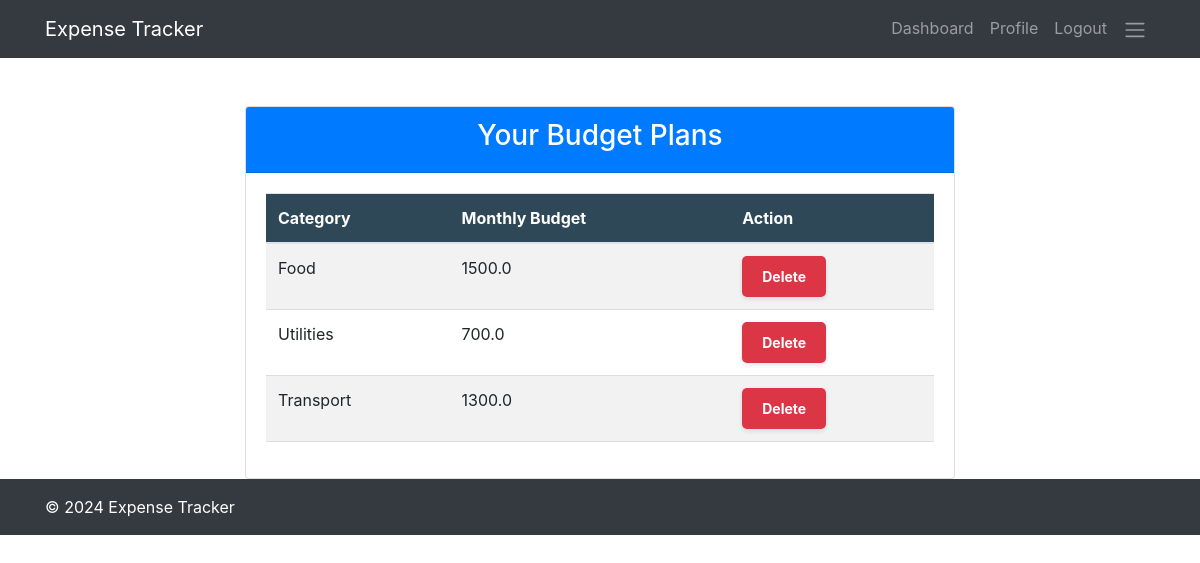
Page /view_budgets (signed in) on the committed database.
### tables this page shows
CREATE TABLE budget (
    id INTEGER PRIMARY KEY AUTOINCREMENT,
    user_id INTEGER NOT NULL,
    category TEXT NOT NULL,
    monthly_budget REAL NOT NULL,
    FOREIGN KEY (user_id) REFERENCES users(id)
);

### app.py (the view)
@app.route('/view_budgets')
def view_budgets():
    if 'user_id' not in session:
        return redirect(url_for('login'))  # Redirect to login if not logged in
    user_id = session['user_id']
    budgets = db.execute("SELECT * FROM budget WHERE user_id = ?", user_id)
    return render_template('view_budget.html', budgets=budgets)

### templates/view_budget.html (shortened to what this page needs)
{% extends "layout.html" %}
{% block content %}
    <div class="container mt-5">
        <div class="row justify-content-center">
            <div class="col-md-8">
                <div class="card">
                    <div class="card-header bg-primary text-white text-center">
                        <h3>Your Budget Plans</h3>
                    </div>
                    <div class="card-body">
                        {% if budgets %}
                            <table class="table table-striped">
                                <thead>
                                    <tr>
                                        <th>Category</th>
                                        <th>Monthly Budget</th>
                                        <th>Action</th>
                                    </tr>
                                </thead>
                                <tbody>
                                    {% for budget in budgets %}
                                        <tr>
                                            <td>{{ budget.category }}</td>
                                            <td>{{ budget.monthly_budget }}</td>
                                            <td>
                                                <form action="{{ url_for('delete_budget', budget_id=budget.id) }}" method="post" class="mb-0">
                                                    <button type="submit" class="btn btn-danger btn-sm">Delete</button>
                                                </form>
                                            </td>
                                        </tr>
                                    {% endfor %}
                                </tbody>
                            </table>
                        {% else %}
                            <p>No budget plans found.</p>
                        {% endif %}
                    </div>
                </div>
            </div>
        </div>
    </div>
{% endblock %}

### static/styles.css (style rules this page uses)
.btn { padding: 10px 20px; border-radius: 5px; color: white; text-decoration: none; font-weight: bold; border: none; transition: background-color 0.3s, transform 0.2s; display: inline-block; text-align: center; box-shadow: 0 2px 5px rgba(0, 0, 0, 0.1); }
th { background-color: #2F4858; color: white; }
th, td { border-bottom: 1px solid #ddd; }
.card-header { background-color: #3C3C3C; color: white; font-weight: 600; }

### rows in the picture
budget: category "Food", monthly_budget "1500.0"
budget: category "Utilities", monthly_budget "700.0"
budget: category "Transport", monthly_budget "1300.0"
